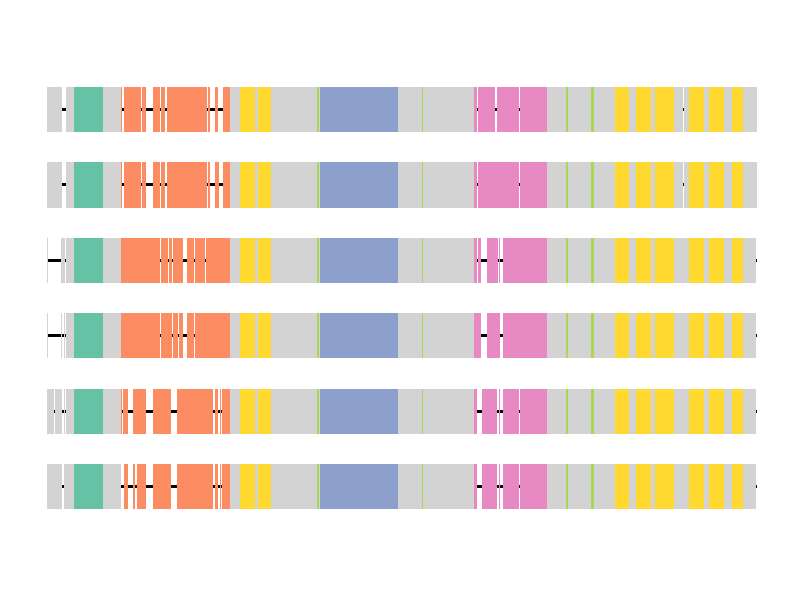

The R script that drew this image:
#!/usr/bin/env Rscript
library(ggplot2)
pdf(width=12, height=6)
ggplot()+xlim(0, 1135)+ylim(0, 7)+
    annotate("rect",xmin=0,xmax=1135,ymin=0.98,ymax=1.02,fill="black")+
    annotate("rect",xmin=0,xmax=24,ymin=0.7,ymax=1.3,fill="lightgrey")+
    annotate("rect",xmin=27,xmax=119,ymin=0.7,ymax=1.3,fill="lightgrey")+
    annotate("rect",xmin=124,xmax=130,ymin=0.7,ymax=1.3,fill="lightgrey")+
    annotate("rect",xmin=138,xmax=141,ymin=0.7,ymax=1.3,fill="lightgrey")+
    annotate("rect",xmin=144,xmax=147,ymin=0.7,ymax=1.3,fill="lightgrey")+
    annotate("rect",xmin=148,xmax=159,ymin=0.7,ymax=1.3,fill="lightgrey")+
    annotate("rect",xmin=170,xmax=198,ymin=0.7,ymax=1.3,fill="lightgrey")+
    annotate("rect",xmin=208,xmax=265,ymin=0.7,ymax=1.3,fill="lightgrey")+
    annotate("rect",xmin=268,xmax=274,ymin=0.7,ymax=1.3,fill="lightgrey")+
    annotate("rect",xmin=276,xmax=279,ymin=0.7,ymax=1.3,fill="lightgrey")+
    annotate("rect",xmin=280,xmax=688,ymin=0.7,ymax=1.3,fill="lightgrey")+
    annotate("rect",xmin=695,xmax=720,ymin=0.7,ymax=1.3,fill="lightgrey")+
    annotate("rect",xmin=722,xmax=725,ymin=0.7,ymax=1.3,fill="lightgrey")+
    annotate("rect",xmin=729,xmax=732,ymin=0.7,ymax=1.3,fill="lightgrey")+
    annotate("rect",xmin=733,xmax=755,ymin=0.7,ymax=1.3,fill="lightgrey")+
    annotate("rect",xmin=757,xmax=1134,ymin=0.7,ymax=1.3,fill="lightgrey")+
    annotate("rect",xmin=0,xmax=1135,ymin=1.98,ymax=2.02,fill="black")+
    annotate("rect",xmin=0,xmax=11,ymin=1.7,ymax=2.3,fill="lightgrey")+
    annotate("rect",xmin=13,xmax=24,ymin=1.7,ymax=2.3,fill="lightgrey")+
    annotate("rect",xmin=27,xmax=29,ymin=1.7,ymax=2.3,fill="lightgrey")+
    annotate("rect",xmin=30,xmax=120,ymin=1.7,ymax=2.3,fill="lightgrey")+
    annotate("rect",xmin=121,xmax=130,ymin=1.7,ymax=2.3,fill="lightgrey")+
    annotate("rect",xmin=138,xmax=142,ymin=1.7,ymax=2.3,fill="lightgrey")+
    annotate("rect",xmin=143,xmax=147,ymin=1.7,ymax=2.3,fill="lightgrey")+
    annotate("rect",xmin=148,xmax=159,ymin=1.7,ymax=2.3,fill="lightgrey")+
    annotate("rect",xmin=170,xmax=198,ymin=1.7,ymax=2.3,fill="lightgrey")+
    annotate("rect",xmin=208,xmax=265,ymin=1.7,ymax=2.3,fill="lightgrey")+
    annotate("rect",xmin=268,xmax=274,ymin=1.7,ymax=2.3,fill="lightgrey")+
    annotate("rect",xmin=276,xmax=279,ymin=1.7,ymax=2.3,fill="lightgrey")+
    annotate("rect",xmin=280,xmax=688,ymin=1.7,ymax=2.3,fill="lightgrey")+
    annotate("rect",xmin=695,xmax=720,ymin=1.7,ymax=2.3,fill="lightgrey")+
    annotate("rect",xmin=722,xmax=725,ymin=1.7,ymax=2.3,fill="lightgrey")+
    annotate("rect",xmin=729,xmax=732,ymin=1.7,ymax=2.3,fill="lightgrey")+
    annotate("rect",xmin=733,xmax=755,ymin=1.7,ymax=2.3,fill="lightgrey")+
    annotate("rect",xmin=757,xmax=1134,ymin=1.7,ymax=2.3,fill="lightgrey")+
    annotate("rect",xmin=0,xmax=1135,ymin=2.98,ymax=3.02,fill="black")+
    annotate("rect",xmin=0,xmax=1,ymin=2.7,ymax=3.3,fill="lightgrey")+
    annotate("rect",xmin=22,xmax=24,ymin=2.7,ymax=3.3,fill="lightgrey")+
    annotate("rect",xmin=27,xmax=29,ymin=2.7,ymax=3.3,fill="lightgrey")+
    annotate("rect",xmin=30,xmax=142,ymin=2.7,ymax=3.3,fill="lightgrey")+
    annotate("rect",xmin=143,xmax=181,ymin=2.7,ymax=3.3,fill="lightgrey")+
    annotate("rect",xmin=182,xmax=200,ymin=2.7,ymax=3.3,fill="lightgrey")+
    annotate("rect",xmin=202,xmax=210,ymin=2.7,ymax=3.3,fill="lightgrey")+
    annotate("rect",xmin=211,xmax=217,ymin=2.7,ymax=3.3,fill="lightgrey")+
    annotate("rect",xmin=224,xmax=235,ymin=2.7,ymax=3.3,fill="lightgrey")+
    annotate("rect",xmin=236,xmax=694,ymin=2.7,ymax=3.3,fill="lightgrey")+
    annotate("rect",xmin=703,xmax=725,ymin=2.7,ymax=3.3,fill="lightgrey")+
    annotate("rect",xmin=729,xmax=732,ymin=2.7,ymax=3.3,fill="lightgrey")+
    annotate("rect",xmin=733,xmax=1122,ymin=2.7,ymax=3.3,fill="lightgrey")+
    annotate("rect",xmin=1123,xmax=1134,ymin=2.7,ymax=3.3,fill="lightgrey")+
    annotate("rect",xmin=0,xmax=1135,ymin=3.98,ymax=4.02,fill="black")+
    annotate("rect",xmin=0,xmax=1,ymin=3.7,ymax=4.3,fill="lightgrey")+
    annotate("rect",xmin=22,xmax=29,ymin=3.7,ymax=4.3,fill="lightgrey")+
    annotate("rect",xmin=30,xmax=142,ymin=3.7,ymax=4.3,fill="lightgrey")+
    annotate("rect",xmin=143,xmax=147,ymin=3.7,ymax=4.3,fill="lightgrey")+
    annotate("rect",xmin=148,xmax=181,ymin=3.7,ymax=4.3,fill="lightgrey")+
    annotate("rect",xmin=182,xmax=194,ymin=3.7,ymax=4.3,fill="lightgrey")+
    annotate("rect",xmin=195,xmax=200,ymin=3.7,ymax=4.3,fill="lightgrey")+
    annotate("rect",xmin=202,xmax=217,ymin=3.7,ymax=4.3,fill="lightgrey")+
    annotate("rect",xmin=224,xmax=235,ymin=3.7,ymax=4.3,fill="lightgrey")+
    annotate("rect",xmin=236,xmax=253,ymin=3.7,ymax=4.3,fill="lightgrey")+
    annotate("rect",xmin=254,xmax=688,ymin=3.7,ymax=4.3,fill="lightgrey")+
    annotate("rect",xmin=689,xmax=694,ymin=3.7,ymax=4.3,fill="lightgrey")+
    annotate("rect",xmin=703,xmax=721,ymin=3.7,ymax=4.3,fill="lightgrey")+
    annotate("rect",xmin=722,xmax=725,ymin=3.7,ymax=4.3,fill="lightgrey")+
    annotate("rect",xmin=729,xmax=732,ymin=3.7,ymax=4.3,fill="lightgrey")+
    annotate("rect",xmin=733,xmax=1122,ymin=3.7,ymax=4.3,fill="lightgrey")+
    annotate("rect",xmin=1123,xmax=1134,ymin=3.7,ymax=4.3,fill="lightgrey")+
    annotate("rect",xmin=0,xmax=1135,ymin=4.98,ymax=5.02,fill="black")+
    annotate("rect",xmin=0,xmax=24,ymin=4.7,ymax=5.3,fill="lightgrey")+
    annotate("rect",xmin=27,xmax=28,ymin=4.7,ymax=5.3,fill="lightgrey")+
    annotate("rect",xmin=30,xmax=120,ymin=4.7,ymax=5.3,fill="lightgrey")+
    annotate("rect",xmin=123,xmax=147,ymin=4.7,ymax=5.3,fill="lightgrey")+
    annotate("rect",xmin=148,xmax=151,ymin=4.7,ymax=5.3,fill="lightgrey")+
    annotate("rect",xmin=152,xmax=159,ymin=4.7,ymax=5.3,fill="lightgrey")+
    annotate("rect",xmin=170,xmax=181,ymin=4.7,ymax=5.3,fill="lightgrey")+
    annotate("rect",xmin=182,xmax=189,ymin=4.7,ymax=5.3,fill="lightgrey")+
    annotate("rect",xmin=192,xmax=256,ymin=4.7,ymax=5.3,fill="lightgrey")+
    annotate("rect",xmin=257,xmax=261,ymin=4.7,ymax=5.3,fill="lightgrey")+
    annotate("rect",xmin=268,xmax=275,ymin=4.7,ymax=5.3,fill="lightgrey")+
    annotate("rect",xmin=276,xmax=277,ymin=4.7,ymax=5.3,fill="lightgrey")+
    annotate("rect",xmin=282,xmax=688,ymin=4.7,ymax=5.3,fill="lightgrey")+
    annotate("rect",xmin=689,xmax=732,ymin=4.7,ymax=5.3,fill="lightgrey")+
    annotate("rect",xmin=733,xmax=755,ymin=4.7,ymax=5.3,fill="lightgrey")+
    annotate("rect",xmin=757,xmax=1017,ymin=4.7,ymax=5.3,fill="lightgrey")+
    annotate("rect",xmin=1018,xmax=1122,ymin=4.7,ymax=5.3,fill="lightgrey")+
    annotate("rect",xmin=1123,xmax=1135,ymin=4.7,ymax=5.3,fill="lightgrey")+
    annotate("rect",xmin=0,xmax=1135,ymin=5.98,ymax=6.02,fill="black")+
    annotate("rect",xmin=0,xmax=24,ymin=5.7,ymax=6.3,fill="lightgrey")+
    annotate("rect",xmin=27,xmax=28,ymin=5.7,ymax=6.3,fill="lightgrey")+
    annotate("rect",xmin=30,xmax=120,ymin=5.7,ymax=6.3,fill="lightgrey")+
    annotate("rect",xmin=124,xmax=147,ymin=5.7,ymax=6.3,fill="lightgrey")+
    annotate("rect",xmin=148,xmax=151,ymin=5.7,ymax=6.3,fill="lightgrey")+
    annotate("rect",xmin=152,xmax=159,ymin=5.7,ymax=6.3,fill="lightgrey")+
    annotate("rect",xmin=170,xmax=181,ymin=5.7,ymax=6.3,fill="lightgrey")+
    annotate("rect",xmin=182,xmax=189,ymin=5.7,ymax=6.3,fill="lightgrey")+
    annotate("rect",xmin=192,xmax=256,ymin=5.7,ymax=6.3,fill="lightgrey")+
    annotate("rect",xmin=257,xmax=261,ymin=5.7,ymax=6.3,fill="lightgrey")+
    annotate("rect",xmin=268,xmax=274,ymin=5.7,ymax=6.3,fill="lightgrey")+
    annotate("rect",xmin=276,xmax=277,ymin=5.7,ymax=6.3,fill="lightgrey")+
    annotate("rect",xmin=282,xmax=688,ymin=5.7,ymax=6.3,fill="lightgrey")+
    annotate("rect",xmin=689,xmax=717,ymin=5.7,ymax=6.3,fill="lightgrey")+
    annotate("rect",xmin=719,xmax=755,ymin=5.7,ymax=6.3,fill="lightgrey")+
    annotate("rect",xmin=757,xmax=1017,ymin=5.7,ymax=6.3,fill="lightgrey")+
    annotate("rect",xmin=1018,xmax=1122,ymin=5.7,ymax=6.3,fill="lightgrey")+
    annotate("rect",xmin=1123,xmax=1135,ymin=5.7,ymax=6.3,fill="lightgrey")+
    annotate("rect",xmin=43,xmax=89,ymin=0.7,ymax=1.3,fill=rgb(102,194,165,max=255))+
    annotate("rect",xmin=124,xmax=130,ymin=0.7,ymax=1.3,fill=rgb(252,141,98,max=255))+
    annotate("rect",xmin=138,xmax=141,ymin=0.7,ymax=1.3,fill=rgb(252,141,98,max=255))+
    annotate("rect",xmin=144,xmax=147,ymin=0.7,ymax=1.3,fill=rgb(252,141,98,max=255))+
    annotate("rect",xmin=148,xmax=159,ymin=0.7,ymax=1.3,fill=rgb(252,141,98,max=255))+
    annotate("rect",xmin=170,xmax=198,ymin=0.7,ymax=1.3,fill=rgb(252,141,98,max=255))+
    annotate("rect",xmin=208,xmax=265,ymin=0.7,ymax=1.3,fill=rgb(252,141,98,max=255))+
    annotate("rect",xmin=268,xmax=274,ymin=0.7,ymax=1.3,fill=rgb(252,141,98,max=255))+
    annotate("rect",xmin=276,xmax=279,ymin=0.7,ymax=1.3,fill=rgb(252,141,98,max=255))+
    annotate("rect",xmin=280,xmax=292,ymin=0.7,ymax=1.3,fill=rgb(252,141,98,max=255))+
    annotate("rect",xmin=436,xmax=561,ymin=0.7,ymax=1.3,fill=rgb(141,160,203,max=255))+
    annotate("rect",xmin=683,xmax=688,ymin=0.7,ymax=1.3,fill=rgb(231,138,195,max=255))+
    annotate("rect",xmin=695,xmax=720,ymin=0.7,ymax=1.3,fill=rgb(231,138,195,max=255))+
    annotate("rect",xmin=722,xmax=725,ymin=0.7,ymax=1.3,fill=rgb(231,138,195,max=255))+
    annotate("rect",xmin=729,xmax=732,ymin=0.7,ymax=1.3,fill=rgb(231,138,195,max=255))+
    annotate("rect",xmin=733,xmax=755,ymin=0.7,ymax=1.3,fill=rgb(231,138,195,max=255))+
    annotate("rect",xmin=757,xmax=799,ymin=0.7,ymax=1.3,fill=rgb(231,138,195,max=255))+
    annotate("rect",xmin=432,xmax=435,ymin=0.7,ymax=1.3,fill=rgb(166,216,84,max=255))+
    annotate("rect",xmin=599,xmax=602,ymin=0.7,ymax=1.3,fill=rgb(166,216,84,max=255))+
    annotate("rect",xmin=830,xmax=833,ymin=0.7,ymax=1.3,fill=rgb(166,216,84,max=255))+
    annotate("rect",xmin=870,xmax=875,ymin=0.7,ymax=1.3,fill=rgb(166,216,84,max=255))+
    annotate("rect",xmin=309,xmax=332,ymin=0.7,ymax=1.3,fill=rgb(255,217,47,max=255))+
    annotate("rect",xmin=338,xmax=358,ymin=0.7,ymax=1.3,fill=rgb(255,217,47,max=255))+
    annotate("rect",xmin=908,xmax=931,ymin=0.7,ymax=1.3,fill=rgb(255,217,47,max=255))+
    annotate("rect",xmin=942,xmax=965,ymin=0.7,ymax=1.3,fill=rgb(255,217,47,max=255))+
    annotate("rect",xmin=972,xmax=1002,ymin=0.7,ymax=1.3,fill=rgb(255,217,47,max=255))+
    annotate("rect",xmin=1026,xmax=1050,ymin=0.7,ymax=1.3,fill=rgb(255,217,47,max=255))+
    annotate("rect",xmin=1059,xmax=1082,ymin=0.7,ymax=1.3,fill=rgb(255,217,47,max=255))+
    annotate("rect",xmin=1096,xmax=1112,ymin=0.7,ymax=1.3,fill=rgb(255,217,47,max=255))+
    annotate("rect",xmin=43,xmax=89,ymin=1.7,ymax=2.3,fill=rgb(102,194,165,max=255))+
    annotate("rect",xmin=119,xmax=120,ymin=1.7,ymax=2.3,fill=rgb(252,141,98,max=255))+
    annotate("rect",xmin=121,xmax=130,ymin=1.7,ymax=2.3,fill=rgb(252,141,98,max=255))+
    annotate("rect",xmin=138,xmax=142,ymin=1.7,ymax=2.3,fill=rgb(252,141,98,max=255))+
    annotate("rect",xmin=143,xmax=147,ymin=1.7,ymax=2.3,fill=rgb(252,141,98,max=255))+
    annotate("rect",xmin=148,xmax=159,ymin=1.7,ymax=2.3,fill=rgb(252,141,98,max=255))+
    annotate("rect",xmin=170,xmax=198,ymin=1.7,ymax=2.3,fill=rgb(252,141,98,max=255))+
    annotate("rect",xmin=208,xmax=265,ymin=1.7,ymax=2.3,fill=rgb(252,141,98,max=255))+
    annotate("rect",xmin=268,xmax=274,ymin=1.7,ymax=2.3,fill=rgb(252,141,98,max=255))+
    annotate("rect",xmin=276,xmax=279,ymin=1.7,ymax=2.3,fill=rgb(252,141,98,max=255))+
    annotate("rect",xmin=280,xmax=292,ymin=1.7,ymax=2.3,fill=rgb(252,141,98,max=255))+
    annotate("rect",xmin=436,xmax=561,ymin=1.7,ymax=2.3,fill=rgb(141,160,203,max=255))+
    annotate("rect",xmin=683,xmax=688,ymin=1.7,ymax=2.3,fill=rgb(231,138,195,max=255))+
    annotate("rect",xmin=695,xmax=720,ymin=1.7,ymax=2.3,fill=rgb(231,138,195,max=255))+
    annotate("rect",xmin=722,xmax=725,ymin=1.7,ymax=2.3,fill=rgb(231,138,195,max=255))+
    annotate("rect",xmin=729,xmax=732,ymin=1.7,ymax=2.3,fill=rgb(231,138,195,max=255))+
    annotate("rect",xmin=733,xmax=755,ymin=1.7,ymax=2.3,fill=rgb(231,138,195,max=255))+
    annotate("rect",xmin=757,xmax=799,ymin=1.7,ymax=2.3,fill=rgb(231,138,195,max=255))+
    annotate("rect",xmin=432,xmax=435,ymin=1.7,ymax=2.3,fill=rgb(166,216,84,max=255))+
    annotate("rect",xmin=599,xmax=602,ymin=1.7,ymax=2.3,fill=rgb(166,216,84,max=255))+
    annotate("rect",xmin=830,xmax=833,ymin=1.7,ymax=2.3,fill=rgb(166,216,84,max=255))+
    annotate("rect",xmin=870,xmax=875,ymin=1.7,ymax=2.3,fill=rgb(166,216,84,max=255))+
    annotate("rect",xmin=309,xmax=332,ymin=1.7,ymax=2.3,fill=rgb(255,217,47,max=255))+
    annotate("rect",xmin=338,xmax=358,ymin=1.7,ymax=2.3,fill=rgb(255,217,47,max=255))+
    annotate("rect",xmin=908,xmax=931,ymin=1.7,ymax=2.3,fill=rgb(255,217,47,max=255))+
    annotate("rect",xmin=942,xmax=965,ymin=1.7,ymax=2.3,fill=rgb(255,217,47,max=255))+
    annotate("rect",xmin=972,xmax=1002,ymin=1.7,ymax=2.3,fill=rgb(255,217,47,max=255))+
    annotate("rect",xmin=1026,xmax=1050,ymin=1.7,ymax=2.3,fill=rgb(255,217,47,max=255))+
    annotate("rect",xmin=1059,xmax=1082,ymin=1.7,ymax=2.3,fill=rgb(255,217,47,max=255))+
    annotate("rect",xmin=1096,xmax=1112,ymin=1.7,ymax=2.3,fill=rgb(255,217,47,max=255))+
    annotate("rect",xmin=43,xmax=89,ymin=2.7,ymax=3.3,fill=rgb(102,194,165,max=255))+
    annotate("rect",xmin=119,xmax=142,ymin=2.7,ymax=3.3,fill=rgb(252,141,98,max=255))+
    annotate("rect",xmin=143,xmax=181,ymin=2.7,ymax=3.3,fill=rgb(252,141,98,max=255))+
    annotate("rect",xmin=182,xmax=200,ymin=2.7,ymax=3.3,fill=rgb(252,141,98,max=255))+
    annotate("rect",xmin=202,xmax=210,ymin=2.7,ymax=3.3,fill=rgb(252,141,98,max=255))+
    annotate("rect",xmin=211,xmax=217,ymin=2.7,ymax=3.3,fill=rgb(252,141,98,max=255))+
    annotate("rect",xmin=224,xmax=235,ymin=2.7,ymax=3.3,fill=rgb(252,141,98,max=255))+
    annotate("rect",xmin=236,xmax=292,ymin=2.7,ymax=3.3,fill=rgb(252,141,98,max=255))+
    annotate("rect",xmin=436,xmax=561,ymin=2.7,ymax=3.3,fill=rgb(141,160,203,max=255))+
    annotate("rect",xmin=683,xmax=694,ymin=2.7,ymax=3.3,fill=rgb(231,138,195,max=255))+
    annotate("rect",xmin=703,xmax=725,ymin=2.7,ymax=3.3,fill=rgb(231,138,195,max=255))+
    annotate("rect",xmin=729,xmax=732,ymin=2.7,ymax=3.3,fill=rgb(231,138,195,max=255))+
    annotate("rect",xmin=733,xmax=799,ymin=2.7,ymax=3.3,fill=rgb(231,138,195,max=255))+
    annotate("rect",xmin=432,xmax=435,ymin=2.7,ymax=3.3,fill=rgb(166,216,84,max=255))+
    annotate("rect",xmin=599,xmax=602,ymin=2.7,ymax=3.3,fill=rgb(166,216,84,max=255))+
    annotate("rect",xmin=830,xmax=833,ymin=2.7,ymax=3.3,fill=rgb(166,216,84,max=255))+
    annotate("rect",xmin=870,xmax=875,ymin=2.7,ymax=3.3,fill=rgb(166,216,84,max=255))+
    annotate("rect",xmin=309,xmax=332,ymin=2.7,ymax=3.3,fill=rgb(255,217,47,max=255))+
    annotate("rect",xmin=338,xmax=358,ymin=2.7,ymax=3.3,fill=rgb(255,217,47,max=255))+
    annotate("rect",xmin=908,xmax=931,ymin=2.7,ymax=3.3,fill=rgb(255,217,47,max=255))+
    annotate("rect",xmin=942,xmax=965,ymin=2.7,ymax=3.3,fill=rgb(255,217,47,max=255))+
    annotate("rect",xmin=972,xmax=1002,ymin=2.7,ymax=3.3,fill=rgb(255,217,47,max=255))+
    annotate("rect",xmin=1026,xmax=1050,ymin=2.7,ymax=3.3,fill=rgb(255,217,47,max=255))+
    annotate("rect",xmin=1059,xmax=1082,ymin=2.7,ymax=3.3,fill=rgb(255,217,47,max=255))+
    annotate("rect",xmin=1096,xmax=1112,ymin=2.7,ymax=3.3,fill=rgb(255,217,47,max=255))+
    annotate("rect",xmin=43,xmax=89,ymin=3.7,ymax=4.3,fill=rgb(102,194,165,max=255))+
    annotate("rect",xmin=119,xmax=142,ymin=3.7,ymax=4.3,fill=rgb(252,141,98,max=255))+
    annotate("rect",xmin=143,xmax=147,ymin=3.7,ymax=4.3,fill=rgb(252,141,98,max=255))+
    annotate("rect",xmin=148,xmax=181,ymin=3.7,ymax=4.3,fill=rgb(252,141,98,max=255))+
    annotate("rect",xmin=182,xmax=194,ymin=3.7,ymax=4.3,fill=rgb(252,141,98,max=255))+
    annotate("rect",xmin=195,xmax=200,ymin=3.7,ymax=4.3,fill=rgb(252,141,98,max=255))+
    annotate("rect",xmin=202,xmax=217,ymin=3.7,ymax=4.3,fill=rgb(252,141,98,max=255))+
    annotate("rect",xmin=224,xmax=235,ymin=3.7,ymax=4.3,fill=rgb(252,141,98,max=255))+
    annotate("rect",xmin=236,xmax=253,ymin=3.7,ymax=4.3,fill=rgb(252,141,98,max=255))+
    annotate("rect",xmin=254,xmax=292,ymin=3.7,ymax=4.3,fill=rgb(252,141,98,max=255))+
    annotate("rect",xmin=436,xmax=561,ymin=3.7,ymax=4.3,fill=rgb(141,160,203,max=255))+
    annotate("rect",xmin=683,xmax=688,ymin=3.7,ymax=4.3,fill=rgb(231,138,195,max=255))+
    annotate("rect",xmin=689,xmax=694,ymin=3.7,ymax=4.3,fill=rgb(231,138,195,max=255))+
    annotate("rect",xmin=703,xmax=721,ymin=3.7,ymax=4.3,fill=rgb(231,138,195,max=255))+
    annotate("rect",xmin=722,xmax=725,ymin=3.7,ymax=4.3,fill=rgb(231,138,195,max=255))+
    annotate("rect",xmin=729,xmax=732,ymin=3.7,ymax=4.3,fill=rgb(231,138,195,max=255))+
    annotate("rect",xmin=733,xmax=799,ymin=3.7,ymax=4.3,fill=rgb(231,138,195,max=255))+
    annotate("rect",xmin=432,xmax=435,ymin=3.7,ymax=4.3,fill=rgb(166,216,84,max=255))+
    annotate("rect",xmin=599,xmax=602,ymin=3.7,ymax=4.3,fill=rgb(166,216,84,max=255))+
    annotate("rect",xmin=830,xmax=833,ymin=3.7,ymax=4.3,fill=rgb(166,216,84,max=255))+
    annotate("rect",xmin=870,xmax=875,ymin=3.7,ymax=4.3,fill=rgb(166,216,84,max=255))+
    annotate("rect",xmin=309,xmax=332,ymin=3.7,ymax=4.3,fill=rgb(255,217,47,max=255))+
    annotate("rect",xmin=338,xmax=358,ymin=3.7,ymax=4.3,fill=rgb(255,217,47,max=255))+
    annotate("rect",xmin=908,xmax=931,ymin=3.7,ymax=4.3,fill=rgb(255,217,47,max=255))+
    annotate("rect",xmin=942,xmax=965,ymin=3.7,ymax=4.3,fill=rgb(255,217,47,max=255))+
    annotate("rect",xmin=972,xmax=1002,ymin=3.7,ymax=4.3,fill=rgb(255,217,47,max=255))+
    annotate("rect",xmin=1026,xmax=1050,ymin=3.7,ymax=4.3,fill=rgb(255,217,47,max=255))+
    annotate("rect",xmin=1059,xmax=1082,ymin=3.7,ymax=4.3,fill=rgb(255,217,47,max=255))+
    annotate("rect",xmin=1096,xmax=1112,ymin=3.7,ymax=4.3,fill=rgb(255,217,47,max=255))+
    annotate("rect",xmin=43,xmax=89,ymin=4.7,ymax=5.3,fill=rgb(102,194,165,max=255))+
    annotate("rect",xmin=119,xmax=120,ymin=4.7,ymax=5.3,fill=rgb(252,141,98,max=255))+
    annotate("rect",xmin=123,xmax=147,ymin=4.7,ymax=5.3,fill=rgb(252,141,98,max=255))+
    annotate("rect",xmin=148,xmax=151,ymin=4.7,ymax=5.3,fill=rgb(252,141,98,max=255))+
    annotate("rect",xmin=152,xmax=159,ymin=4.7,ymax=5.3,fill=rgb(252,141,98,max=255))+
    annotate("rect",xmin=170,xmax=181,ymin=4.7,ymax=5.3,fill=rgb(252,141,98,max=255))+
    annotate("rect",xmin=182,xmax=189,ymin=4.7,ymax=5.3,fill=rgb(252,141,98,max=255))+
    annotate("rect",xmin=192,xmax=256,ymin=4.7,ymax=5.3,fill=rgb(252,141,98,max=255))+
    annotate("rect",xmin=257,xmax=261,ymin=4.7,ymax=5.3,fill=rgb(252,141,98,max=255))+
    annotate("rect",xmin=268,xmax=275,ymin=4.7,ymax=5.3,fill=rgb(252,141,98,max=255))+
    annotate("rect",xmin=276,xmax=277,ymin=4.7,ymax=5.3,fill=rgb(252,141,98,max=255))+
    annotate("rect",xmin=282,xmax=292,ymin=4.7,ymax=5.3,fill=rgb(252,141,98,max=255))+
    annotate("rect",xmin=436,xmax=561,ymin=4.7,ymax=5.3,fill=rgb(141,160,203,max=255))+
    annotate("rect",xmin=683,xmax=688,ymin=4.7,ymax=5.3,fill=rgb(231,138,195,max=255))+
    annotate("rect",xmin=689,xmax=732,ymin=4.7,ymax=5.3,fill=rgb(231,138,195,max=255))+
    annotate("rect",xmin=733,xmax=755,ymin=4.7,ymax=5.3,fill=rgb(231,138,195,max=255))+
    annotate("rect",xmin=757,xmax=799,ymin=4.7,ymax=5.3,fill=rgb(231,138,195,max=255))+
    annotate("rect",xmin=432,xmax=435,ymin=4.7,ymax=5.3,fill=rgb(166,216,84,max=255))+
    annotate("rect",xmin=599,xmax=602,ymin=4.7,ymax=5.3,fill=rgb(166,216,84,max=255))+
    annotate("rect",xmin=830,xmax=833,ymin=4.7,ymax=5.3,fill=rgb(166,216,84,max=255))+
    annotate("rect",xmin=870,xmax=875,ymin=4.7,ymax=5.3,fill=rgb(166,216,84,max=255))+
    annotate("rect",xmin=309,xmax=332,ymin=4.7,ymax=5.3,fill=rgb(255,217,47,max=255))+
    annotate("rect",xmin=338,xmax=358,ymin=4.7,ymax=5.3,fill=rgb(255,217,47,max=255))+
    annotate("rect",xmin=908,xmax=931,ymin=4.7,ymax=5.3,fill=rgb(255,217,47,max=255))+
    annotate("rect",xmin=942,xmax=965,ymin=4.7,ymax=5.3,fill=rgb(255,217,47,max=255))+
    annotate("rect",xmin=972,xmax=1002,ymin=4.7,ymax=5.3,fill=rgb(255,217,47,max=255))+
    annotate("rect",xmin=1026,xmax=1050,ymin=4.7,ymax=5.3,fill=rgb(255,217,47,max=255))+
    annotate("rect",xmin=1059,xmax=1082,ymin=4.7,ymax=5.3,fill=rgb(255,217,47,max=255))+
    annotate("rect",xmin=1096,xmax=1112,ymin=4.7,ymax=5.3,fill=rgb(255,217,47,max=255))+
    annotate("rect",xmin=43,xmax=89,ymin=5.7,ymax=6.3,fill=rgb(102,194,165,max=255))+
    annotate("rect",xmin=119,xmax=120,ymin=5.7,ymax=6.3,fill=rgb(252,141,98,max=255))+
    annotate("rect",xmin=124,xmax=147,ymin=5.7,ymax=6.3,fill=rgb(252,141,98,max=255))+
    annotate("rect",xmin=148,xmax=151,ymin=5.7,ymax=6.3,fill=rgb(252,141,98,max=255))+
    annotate("rect",xmin=152,xmax=159,ymin=5.7,ymax=6.3,fill=rgb(252,141,98,max=255))+
    annotate("rect",xmin=170,xmax=181,ymin=5.7,ymax=6.3,fill=rgb(252,141,98,max=255))+
    annotate("rect",xmin=182,xmax=189,ymin=5.7,ymax=6.3,fill=rgb(252,141,98,max=255))+
    annotate("rect",xmin=192,xmax=256,ymin=5.7,ymax=6.3,fill=rgb(252,141,98,max=255))+
    annotate("rect",xmin=257,xmax=261,ymin=5.7,ymax=6.3,fill=rgb(252,141,98,max=255))+
    annotate("rect",xmin=268,xmax=274,ymin=5.7,ymax=6.3,fill=rgb(252,141,98,max=255))+
    annotate("rect",xmin=276,xmax=277,ymin=5.7,ymax=6.3,fill=rgb(252,141,98,max=255))+
    annotate("rect",xmin=282,xmax=292,ymin=5.7,ymax=6.3,fill=rgb(252,141,98,max=255))+
    annotate("rect",xmin=436,xmax=561,ymin=5.7,ymax=6.3,fill=rgb(141,160,203,max=255))+
    annotate("rect",xmin=683,xmax=688,ymin=5.7,ymax=6.3,fill=rgb(231,138,195,max=255))+
    annotate("rect",xmin=689,xmax=717,ymin=5.7,ymax=6.3,fill=rgb(231,138,195,max=255))+
    annotate("rect",xmin=719,xmax=755,ymin=5.7,ymax=6.3,fill=rgb(231,138,195,max=255))+
    annotate("rect",xmin=757,xmax=799,ymin=5.7,ymax=6.3,fill=rgb(231,138,195,max=255))+
    annotate("rect",xmin=432,xmax=435,ymin=5.7,ymax=6.3,fill=rgb(166,216,84,max=255))+
    annotate("rect",xmin=599,xmax=602,ymin=5.7,ymax=6.3,fill=rgb(166,216,84,max=255))+
    annotate("rect",xmin=830,xmax=833,ymin=5.7,ymax=6.3,fill=rgb(166,216,84,max=255))+
    annotate("rect",xmin=870,xmax=875,ymin=5.7,ymax=6.3,fill=rgb(166,216,84,max=255))+
    annotate("rect",xmin=309,xmax=332,ymin=5.7,ymax=6.3,fill=rgb(255,217,47,max=255))+
    annotate("rect",xmin=338,xmax=358,ymin=5.7,ymax=6.3,fill=rgb(255,217,47,max=255))+
    annotate("rect",xmin=908,xmax=931,ymin=5.7,ymax=6.3,fill=rgb(255,217,47,max=255))+
    annotate("rect",xmin=942,xmax=965,ymin=5.7,ymax=6.3,fill=rgb(255,217,47,max=255))+
    annotate("rect",xmin=972,xmax=1002,ymin=5.7,ymax=6.3,fill=rgb(255,217,47,max=255))+
    annotate("rect",xmin=1026,xmax=1050,ymin=5.7,ymax=6.3,fill=rgb(255,217,47,max=255))+
    annotate("rect",xmin=1059,xmax=1082,ymin=5.7,ymax=6.3,fill=rgb(255,217,47,max=255))+
    annotate("rect",xmin=1096,xmax=1112,ymin=5.7,ymax=6.3,fill=rgb(255,217,47,max=255))+
    theme_bw()+
    theme(panel.grid.major=element_blank(),
        panel.grid.minor=element_blank(),
        panel.border=element_blank(),
        axis.text=element_blank(),
        axis.ticks=element_blank())
dev.off()
